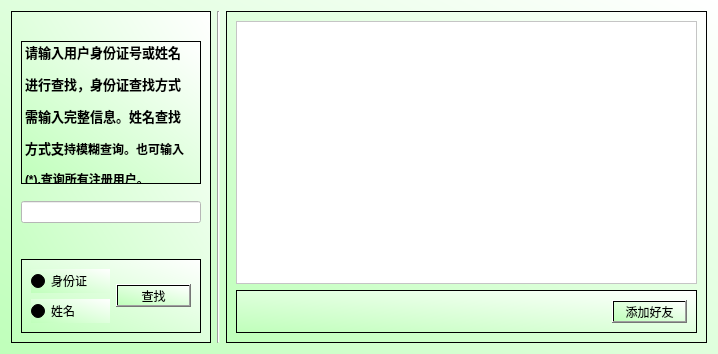
<?xml version="1.0" encoding="UTF-8"?>
<ui version="4.0">
 <class>SearchDlg</class>
 <widget class="QDialog" name="SearchDlg">
  <property name="geometry">
   <rect>
    <x>0</x>
    <y>0</y>
    <width>718</width>
    <height>354</height>
   </rect>
  </property>
  <property name="windowTitle">
   <string>Dialog</string>
  </property>
  <property name="styleSheet">
   <string notr="true">background-color: qlineargradient(spread:pad, x1:0, y1:1, x2:1, y2:0, stop:0 rgba(191, 255, 186, 255), stop:1 rgba(255, 255, 255, 255));</string>
  </property>
  <layout class="QGridLayout" name="gridLayout">
   <item row="0" column="0">
    <widget class="QFrame" name="frame">
     <property name="minimumSize">
      <size>
       <width>200</width>
       <height>0</height>
      </size>
     </property>
     <property name="maximumSize">
      <size>
       <width>200</width>
       <height>16777215</height>
      </size>
     </property>
     <property name="frameShape">
      <enum>QFrame::StyledPanel</enum>
     </property>
     <property name="frameShadow">
      <enum>QFrame::Raised</enum>
     </property>
     <layout class="QVBoxLayout" name="verticalLayout">
      <item>
       <spacer name="verticalSpacer_3">
        <property name="orientation">
         <enum>Qt::Vertical</enum>
        </property>
        <property name="sizeHint" stdset="0">
         <size>
          <width>20</width>
          <height>40</height>
         </size>
        </property>
       </spacer>
      </item>
      <item>
       <widget class="QLabel" name="label">
        <property name="minimumSize">
         <size>
          <width>174</width>
          <height>91</height>
         </size>
        </property>
        <property name="font">
         <font>
          <pointsize>10</pointsize>
          <weight>75</weight>
          <bold>true</bold>
         </font>
        </property>
        <property name="styleSheet">
         <string notr="true"/>
        </property>
        <property name="frameShape">
         <enum>QFrame::StyledPanel</enum>
        </property>
        <property name="text">
         <string>&lt;html&gt;&lt;head/&gt;&lt;body&gt;&lt;p&gt;请输入用户身份证号或姓名&lt;/p&gt;&lt;p&gt;进行查找，身份证查找方式&lt;/p&gt;&lt;p&gt;需输入完整信息。姓名查找&lt;/p&gt;&lt;p&gt;方式支&lt;span style=&quot; font-size:9pt;&quot;&gt;持模糊查询。也可输入&lt;/span&gt;&lt;/p&gt;&lt;p&gt;&lt;span style=&quot; font-size:9pt;&quot;&gt;(*),查询所有注册用户。&lt;br/&gt;&lt;/span&gt;&lt;/p&gt;&lt;/body&gt;&lt;/html&gt;</string>
        </property>
       </widget>
      </item>
      <item>
       <spacer name="verticalSpacer">
        <property name="orientation">
         <enum>Qt::Vertical</enum>
        </property>
        <property name="sizeHint" stdset="0">
         <size>
          <width>20</width>
          <height>30</height>
         </size>
        </property>
       </spacer>
      </item>
      <item>
       <widget class="QLineEdit" name="lineEdit">
        <property name="styleSheet">
         <string notr="true">background-color: rgb(255, 255, 255);</string>
        </property>
       </widget>
      </item>
      <item>
       <spacer name="verticalSpacer_2">
        <property name="orientation">
         <enum>Qt::Vertical</enum>
        </property>
        <property name="sizeHint" stdset="0">
         <size>
          <width>20</width>
          <height>50</height>
         </size>
        </property>
       </spacer>
      </item>
      <item>
       <widget class="QFrame" name="frame_4">
        <property name="styleSheet">
         <string notr="true"/>
        </property>
        <property name="frameShape">
         <enum>QFrame::StyledPanel</enum>
        </property>
        <property name="frameShadow">
         <enum>QFrame::Raised</enum>
        </property>
        <layout class="QHBoxLayout" name="horizontalLayout_3">
         <item>
          <layout class="QVBoxLayout" name="verticalLayout_3">
           <item>
            <widget class="QRadioButton" name="radioButton_id">
             <property name="enabled">
              <bool>true</bool>
             </property>
             <property name="text">
              <string>身份证</string>
             </property>
             <property name="checked">
              <bool>true</bool>
             </property>
            </widget>
           </item>
           <item>
            <widget class="QRadioButton" name="radioButton_name">
             <property name="text">
              <string>姓名</string>
             </property>
            </widget>
           </item>
          </layout>
         </item>
         <item>
          <widget class="QPushButton" name="pushButton_find">
           <property name="minimumSize">
            <size>
             <width>75</width>
             <height>23</height>
            </size>
           </property>
           <property name="maximumSize">
            <size>
             <width>75</width>
             <height>23</height>
            </size>
           </property>
           <property name="styleSheet">
            <string notr="true">border-color: rgb(0, 0, 0);</string>
           </property>
           <property name="text">
            <string>查找</string>
           </property>
          </widget>
         </item>
        </layout>
       </widget>
      </item>
     </layout>
    </widget>
   </item>
   <item row="0" column="1">
    <widget class="Line" name="line">
     <property name="orientation">
      <enum>Qt::Vertical</enum>
     </property>
    </widget>
   </item>
   <item row="0" column="2">
    <widget class="QFrame" name="frame_2">
     <property name="frameShape">
      <enum>QFrame::StyledPanel</enum>
     </property>
     <property name="frameShadow">
      <enum>QFrame::Raised</enum>
     </property>
     <layout class="QVBoxLayout" name="verticalLayout_2">
      <item>
       <widget class="QTreeView" name="treeView">
        <property name="styleSheet">
         <string notr="true">background-color: rgb(255, 255, 255);</string>
        </property>
       </widget>
      </item>
      <item>
       <widget class="QFrame" name="frame_3">
        <property name="styleSheet">
         <string notr="true"/>
        </property>
        <property name="frameShape">
         <enum>QFrame::StyledPanel</enum>
        </property>
        <property name="frameShadow">
         <enum>QFrame::Raised</enum>
        </property>
        <layout class="QHBoxLayout" name="horizontalLayout">
         <item>
          <spacer name="horizontalSpacer">
           <property name="orientation">
            <enum>Qt::Horizontal</enum>
           </property>
           <property name="sizeHint" stdset="0">
            <size>
             <width>363</width>
             <height>20</height>
            </size>
           </property>
          </spacer>
         </item>
         <item>
          <widget class="QPushButton" name="pushButton_AddContact">
           <property name="minimumSize">
            <size>
             <width>75</width>
             <height>23</height>
            </size>
           </property>
           <property name="maximumSize">
            <size>
             <width>75</width>
             <height>23</height>
            </size>
           </property>
           <property name="styleSheet">
            <string notr="true"/>
           </property>
           <property name="text">
            <string>添加好友</string>
           </property>
          </widget>
         </item>
        </layout>
       </widget>
      </item>
     </layout>
    </widget>
   </item>
  </layout>
 </widget>
 <resources/>
 <connections/>
</ui>
